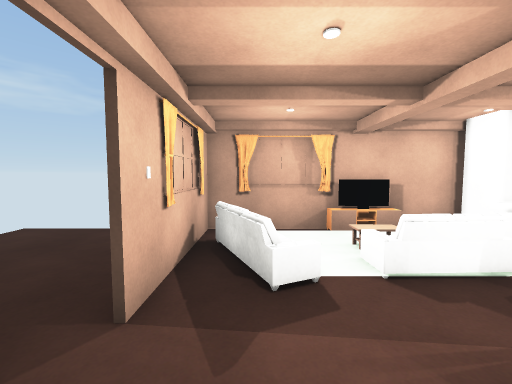
View 1 (above)

13 first-person views from a walk through a 3-D level made in the Unity game engine. The camera is 1.5 m above the floor, tilts 4° down and sees 90° across. The floor is counted in squares, 1 m on a side. Each view is taken from the middle of a square. On the plan, view 1 faces up. The plan holds only what a view shows up to about 13 squares ahead; the rest is blank. The player character is not drawn. Door leaves are left out, so doorways stand open. Surface patterns are stand-ins for the level's own textures.

View 2
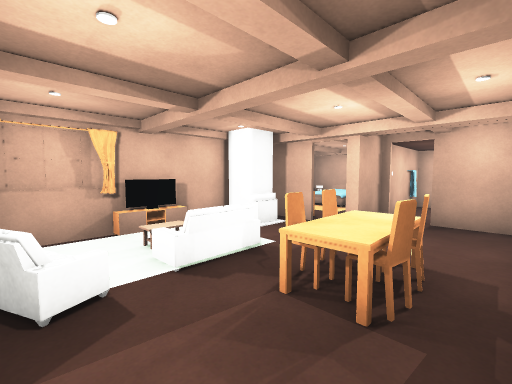

View 3
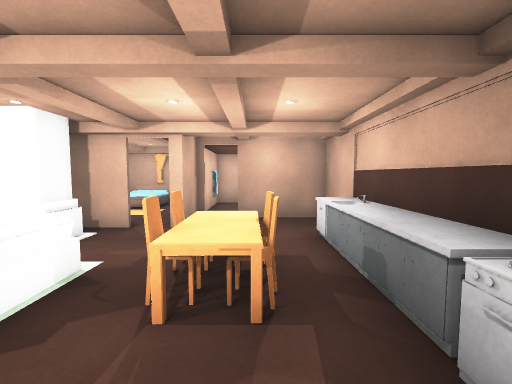

View 4
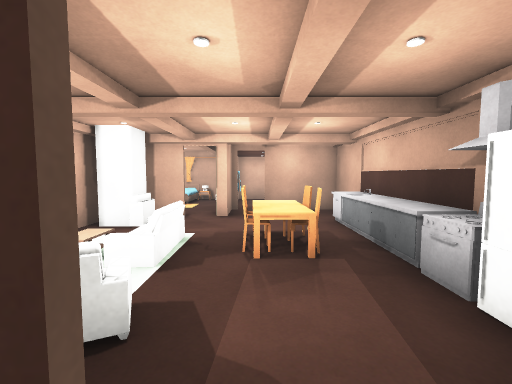

View 5
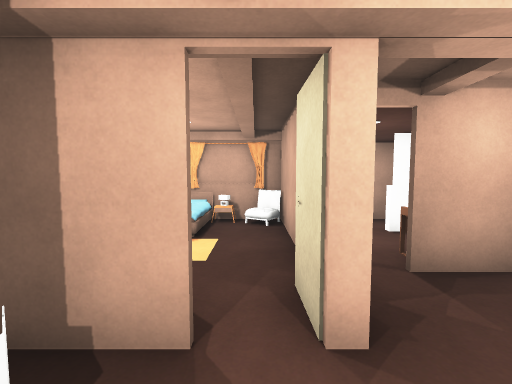

View 6
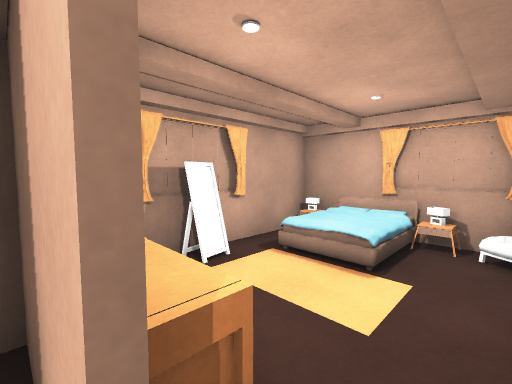

View 7
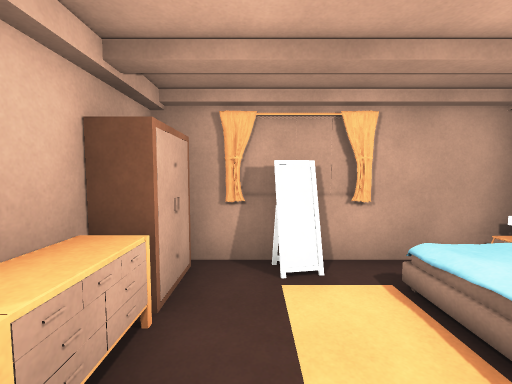

View 8
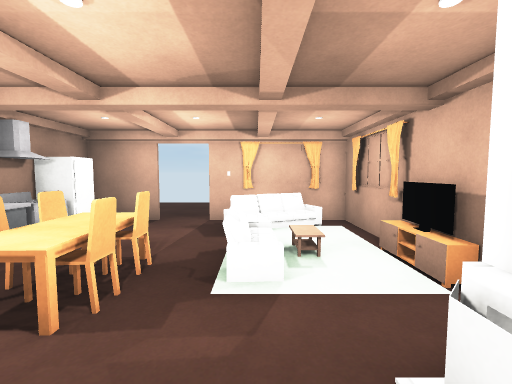

View 9
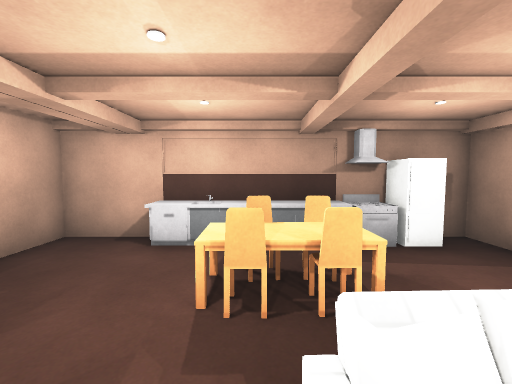

View 10
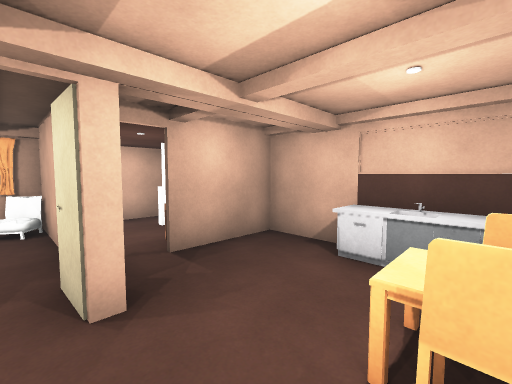

View 11
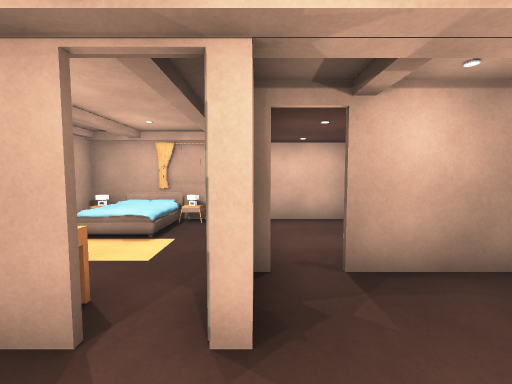

View 12
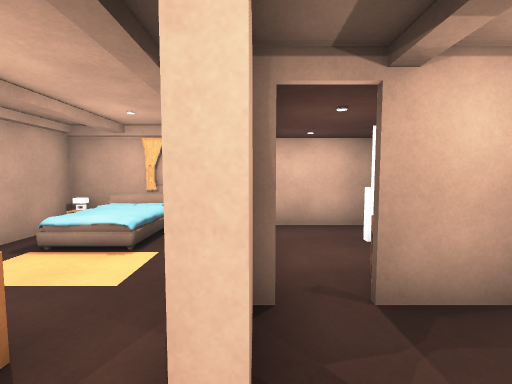

View 13
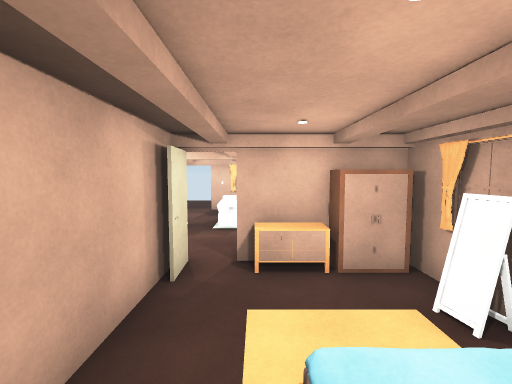

### Floor plan
Key: @ floor where view 1 was taken; # wall or solid block; . floor; / step, stairs or slope; D open door; O other object.
Columns run from 6 left of view 1 to 14 right of it. Each row starts with its distance up from view 1.
  9              ####
  8              #O######
  7      ####O###OO..O O#
  6  ... #/ ...OO#O..O ##
  5  ... #    ..O#O..../#
  4   ...#O/OO.........O#
  3    ..#O/......#####O#
  2  ....D...OOO...DD.. #
  1 .....D...OOO...#O.. #
  0 .... #@........OO.O#
 -1      #OOOOOOO..#  O#
 -2      ###########

Where each view was taken, in squares from view 1:
view 1: 0 up, 0 right, facing up
view 2: 0 up, 0 right, facing up-right
view 3: 1 up, 0 right, facing right
view 4: 2 up, 2 left, facing right
view 5: 4 up, 5 right, facing right
view 6: 4 up, 7 right, facing up-right
view 7: 4 up, 9 right, facing up
view 8: 4 up, 7 right, facing left
view 9: 5 up, 4 right, facing down
view 10: 4 up, 4 right, facing down-right
view 11: 3 up, 5 right, facing right
view 12: 3 up, 6 right, facing right
view 13: 5 up, 13 right, facing left
